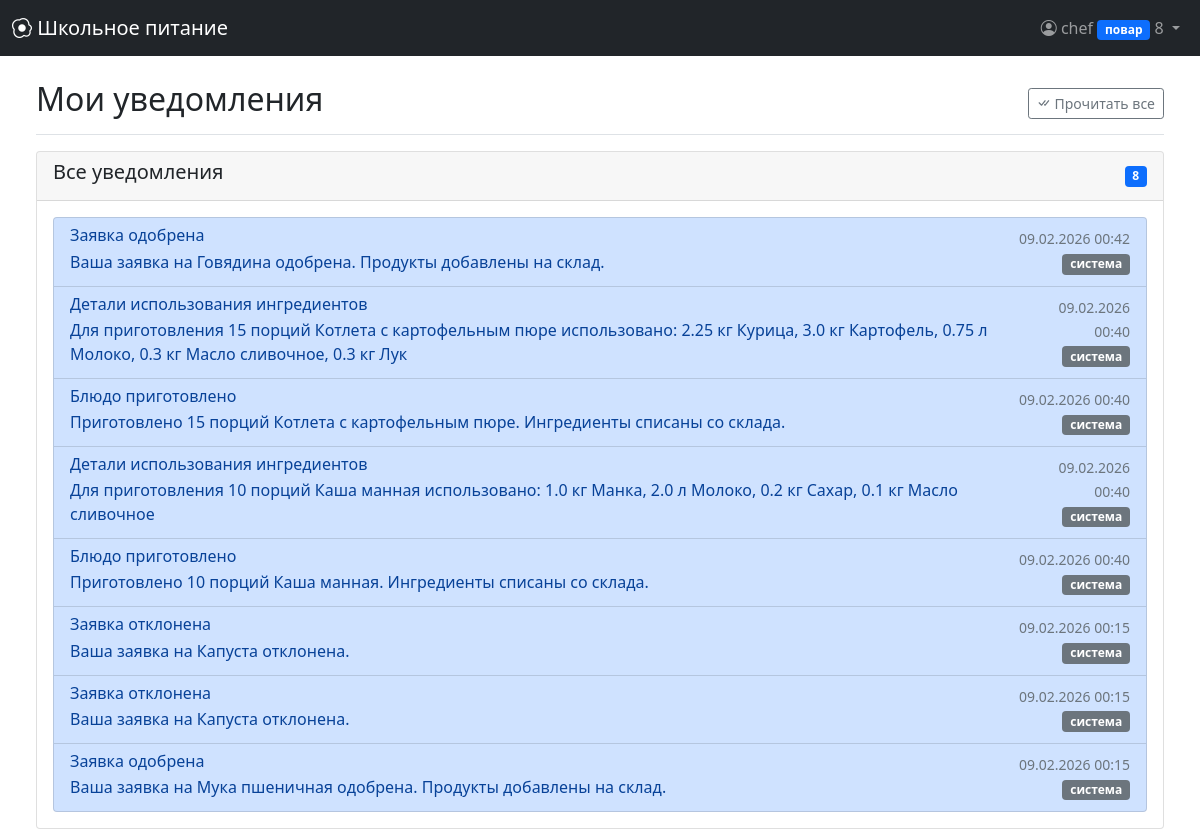
The app's page /notifications (signed in) with its own data.
### models.py (models this page shows, shortened)
class User(UserMixin, db.Model):
    __tablename__ = 'users'
    id = db.Column(db.Integer, primary_key=True)
    username = db.Column(db.String(64), unique=True, nullable=False)
    email = db.Column(db.String(120), unique=True, nullable=False)
    password_hash = db.Column(db.String(256), nullable=False)
    role = db.Column(db.String(20), nullable=False, default='ученик')
    grade = db.Column(db.String(10))
    balance = db.Column(db.Float, default=0.0)
    created_at = db.Column(db.DateTime, default=datetime.utcnow)
    allergies = db.relationship('Allergy', backref='user', lazy='dynamic')
    orders = db.relationship('Order', backref='user', lazy='dynamic', foreign_keys='Order.user_id')
    feedbacks = db.relationship('Feedback', backref='user', lazy='dynamic')
    notifications = db.relationship('Notification', backref='user', lazy='dynamic')
    subscriptions = db.relationship('Subscription', backref='user', lazy='dynamic')
    prepared_meals = db.relationship('PreparedMeal', foreign_keys='PreparedMeal.prepared_by', backref='preparer',
                                     lazy='dynamic')
    served_orders = db.relationship('Order', foreign_keys='Order.served_by', backref='served_by_user', lazy='dynamic')

class Notification(db.Model):
    __tablename__ = 'notifications'
    id = db.Column(db.Integer, primary_key=True)
    user_id = db.Column(db.Integer, db.ForeignKey('users.id'), nullable=False)
    title = db.Column(db.String(200), nullable=False)
    message = db.Column(db.Text, nullable=False)
    type = db.Column(db.String(20))
    is_read = db.Column(db.Boolean, default=False)
    created_at = db.Column(db.DateTime, default=datetime.utcnow)

### app.py (the view)
@app.route('/notifications')
@login_required
def notifications():
    user_notifications = Notification.query.filter(
        Notification.user_id == current_user.id
    ).order_by(Notification.created_at.desc()).all()
    for notification in user_notifications:
        if not notification.is_read:
            notification.is_read = True
    db.session.commit()
    return render_template('notifications.html', notifications=user_notifications)

### models.py (called while the page is built)
@login_manager.user_loader
def load_user(user_id):
    return db.session.get(User, int(user_id))

### templates/notifications.html (shortened to what this page needs)
{% extends "base.html" %}
{% block content %}
<div class="d-flex justify-content-between flex-wrap flex-md-nowrap align-items-center pt-3 pb-2 mb-3 border-bottom">
    <h1 class="h2">Мои уведомления</h1>
    <div class="btn-toolbar mb-2 mb-md-0">
        <button class="btn btn-sm btn-outline-secondary" onclick="markAllAsRead()">
            <i class="bi bi-check-all"></i> Прочитать все
        </button>
    </div>
</div>
<div class="row">
    <div class="col-12">
        <div class="card">
            <div class="card-header d-flex justify-content-between align-items-center">
                <h5>Все уведомления</h5>
                <span class="badge bg-primary">{{ notifications|length }}</span>
            </div>
            <div class="card-body">
                {% if notifications %}
                <div class="list-group">
                    {% for notification in notifications %}
                    <div class="list-group-item list-group-item-action {% if not notification.is_read %}list-group-item-primary{% endif %}">
                        <div class="d-flex w-100 justify-content-between">
                            <div>
                                <h6 class="mb-1">{{ notification.title }}</h6>
                                <p class="mb-1">{{ notification.message }}</p>
                            </div>
                            <div class="text-end">
                                <small class="text-muted">{{ notification.created_at.strftime('%d.%m.%Y %H:%M') }}</small>
                                <br>
                                <span class="badge bg-{% if notification.type == 'оплата' %}success{% elif notification.type == 'заказ' %}primary{% else %}secondary{% endif %}">
                                    {{ notification.type }}
                                </span>
                            </div>
                        </div>
                    </div>
                    {% endfor %}
                </div>
                {% else %}
                <div class="text-center py-4">
                    <i class="bi bi-bell display-4 text-muted"></i>
                    <h5 class="mt-3">Уведомлений нет</h5>
                    <p class="text-muted">Здесь будут появляться важные сообщения системы.</p>
                </div>
                {% endif %}
            </div>
        </div>
    </div>
</div>
{% endblock %}

### templates/base.html (shortened to what this page needs)
<!DOCTYPE html>
<html lang="ru">
<head>
    <link href="https://cdn.jsdelivr.net/npm/bootstrap@5.1.3/dist/css/bootstrap.min.css" rel="stylesheet">
    <link rel="stylesheet" href="https://cdn.jsdelivr.net/npm/bootstrap-icons@1.8.1/font/bootstrap-icons.css">
</head>
<body>
    <nav class="navbar navbar-expand-lg navbar-dark bg-dark fixed-top">
        <div class="container-fluid">
            <a class="navbar-brand" href="{{ url_for('dashboard') if current_user.is_authenticated else url_for('home') }}">
                <i class="bi bi-egg-fried"></i> Школьное питание
            </a>
            <div class="navbar-nav ms-auto">
                {% if current_user.is_authenticated %}
                <div class="nav-item dropdown">
                    <a class="nav-link dropdown-toggle" href="#" id="navbarDropdown" role="button" data-bs-toggle="dropdown">
                        <i class="bi bi-person-circle"></i> {{ current_user.username }}
                        <span class="badge bg-primary">{{ current_user.role }}</span>
                        <span id="notification-count" class="notification-badge" style="display:none;"></span>
                    </a>
                </div>
                {% else %}
                <div class="nav-item">
                    <a class="nav-link" href="{{ url_for('login') }}"><i class="bi bi-box-arrow-in-right"></i> Войти</a>
                </div>
                {% endif %}
            </div>
        </div>
    </nav>
    <div class="container-fluid mt-5 pt-3">
        {% if current_user.is_authenticated %}
            <main role="main" class="px-4">
                {% block content %}{% endblock %}
            </main>
        {% else %}
            <div class="container mt-5 pt-4">
                {% block auth_content %}{% endblock %}
            </div>
        {% endif %}
    </div>
</body>
</html>

### records on screen
User: username "chef", role "повар"
Notification: title "Заявка одобрена", message "Ваша заявка на Говядина одобрена. Продукты добавлены на склад.", created_at "09.02.2026 00:42", type "система"
Notification: title "Детали использования ингредиентов", message "Для приготовления 15 порций Котлета с картофельным пюре использовано: 2.25 кг Курица, 3.0 кг Картофель, 0.75 л Молоко, 0.3 кг Масло сливочное, 0.3 кг Лук", created_at "09.02.2026 00:40", type "система"
Notification: title "Блюдо приготовлено", message "Приготовлено 15 порций Котлета с картофельным пюре. Ингредиенты списаны со склада.", created_at "09.02.2026 00:40", type "система"
Notification: title "Детали использования ингредиентов", message "Для приготовления 10 порций Каша манная использовано: 1.0 кг Манка, 2.0 л Молоко, 0.2 кг Сахар, 0.1 кг Масло сливочное", created_at "09.02.2026 00:40", type "система"
Notification: title "Блюдо приготовлено", message "Приготовлено 10 порций Каша манная. Ингредиенты списаны со склада.", created_at "09.02.2026 00:40", type "система"
Notification: title "Заявка отклонена", message "Ваша заявка на Капуста отклонена.", created_at "09.02.2026 00:15", type "система"
Notification: title "Заявка отклонена", message "Ваша заявка на Капуста отклонена.", created_at "09.02.2026 00:15", type "система"
Notification: title "Заявка одобрена", message "Ваша заявка на Мука пшеничная одобрена. Продукты добавлены на склад.", created_at "09.02.2026 00:15", type "система"

### other values on screen
{{ notifications|length }} "8"
